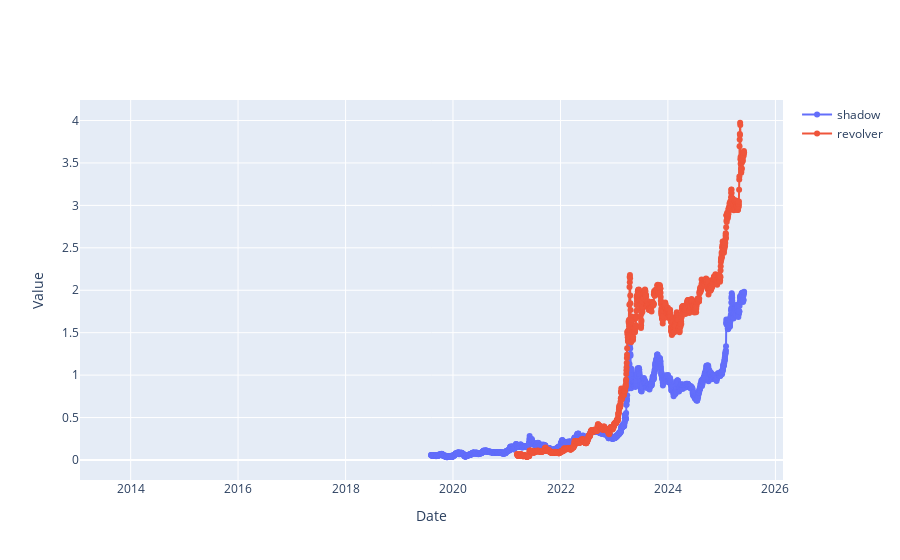

Source (notebook cell):
### Code cell
assets.plot_price(['shadow','revolver'])

### Figure 1 — Plotly figure (JSON) as saved in the notebook; plotly's stock layout.template omitted (floating-point values rounded to 4 significant figures; data arrays with more than 128 entries replaced by an {"elided": "..."} marker saying what was removed)
{"data": [{"mode": "lines+markers", "name": "shadow", "type": "scatter", "x": {"elided": "4251 str values"}, "y": {"elided": "4251 float values"}}, {"mode": "lines+markers", "name": "revolver", "type": "scatter", "x": {"elided": "4251 str values"}, "y": {"elided": "4251 float values"}}], "layout": {"hovermode": "x unified", "xaxis": {"title": {"text": "Date"}}, "yaxis": {"title": {"text": "Value"}}}}
